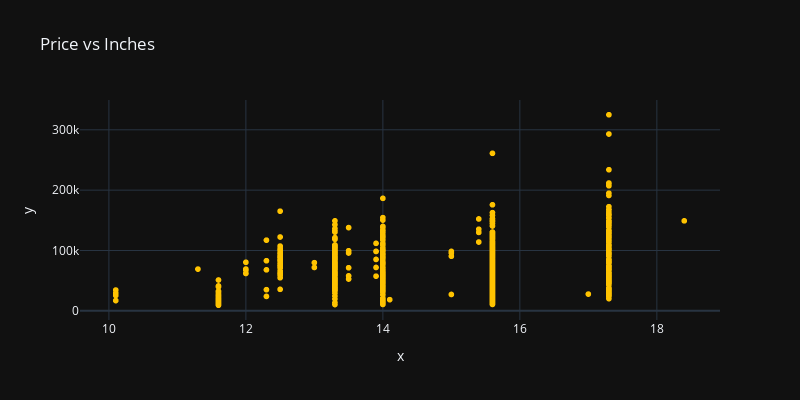

Notebook cell for this chart:
### Code cell
px.scatter(x=df['Inches'],y=df['Price'],title='Price vs Inches',width=800,height=400,color_discrete_sequence=['#FFC300'],template='plotly_dark')

### Figure 1 — Plotly figure (JSON) as saved in the notebook; plotly's stock layout.template omitted (floating-point values rounded to 4 significant figures; data arrays with more than 128 entries replaced by an {"elided": "..."} marker saying what was removed)
{"data": [{"hovertemplate": "x=%{x}<br>y=%{y}<extra></extra>", "legendgroup": "", "marker": {"color": "#FFC300", "symbol": "circle"}, "mode": "markers", "name": "", "showlegend": false, "type": "scattergl", "x": {"elided": "1303 float values"}, "xaxis": "x", "y": {"elided": "1303 float values"}, "yaxis": "y"}], "layout": {"height": 400, "legend": {"tracegroupgap": 0}, "title": {"text": "Price vs Inches"}, "width": 800, "xaxis": {"anchor": "y", "domain": [0, 1], "title": {"text": "x"}}, "yaxis": {"anchor": "x", "domain": [0, 1], "title": {"text": "y"}}}}
